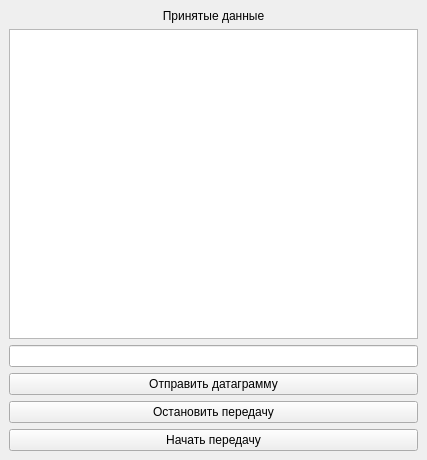
<?xml version="1.0" encoding="UTF-8"?>
<ui version="4.0">
 <class>MainWindow</class>
 <widget class="QMainWindow" name="MainWindow">
  <property name="geometry">
   <rect>
    <x>0</x>
    <y>0</y>
    <width>427</width>
    <height>460</height>
   </rect>
  </property>
  <property name="windowTitle">
   <string>MainWindow</string>
  </property>
  <widget class="QWidget" name="centralwidget">
   <layout class="QVBoxLayout" name="verticalLayout">
    <item>
     <widget class="QLabel" name="lb_receiveData">
      <property name="text">
       <string>Принятые данные</string>
      </property>
      <property name="alignment">
       <set>Qt::AlignCenter</set>
      </property>
     </widget>
    </item>
    <item>
     <widget class="QTextEdit" name="te_result"/>
    </item>
    <item>
     <widget class="QLineEdit" name="le_message"/>
    </item>
    <item>
     <widget class="QPushButton" name="pb_send">
      <property name="text">
       <string>Отправить датаграмму</string>
      </property>
     </widget>
    </item>
    <item>
     <widget class="QPushButton" name="pb_stop">
      <property name="text">
       <string>Остановить передачу</string>
      </property>
     </widget>
    </item>
    <item>
     <widget class="QPushButton" name="pb_start">
      <property name="text">
       <string>Начать передачу</string>
      </property>
     </widget>
    </item>
   </layout>
  </widget>
 </widget>
 <resources/>
 <connections/>
</ui>
